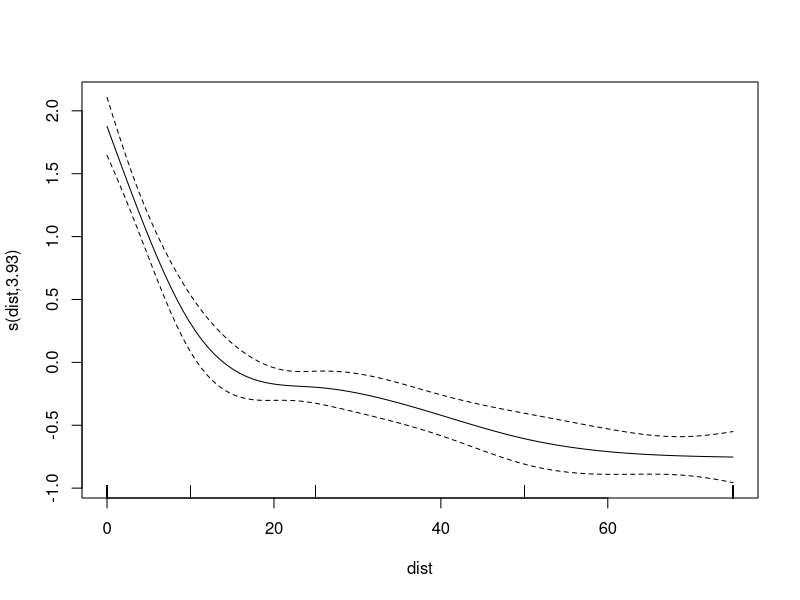
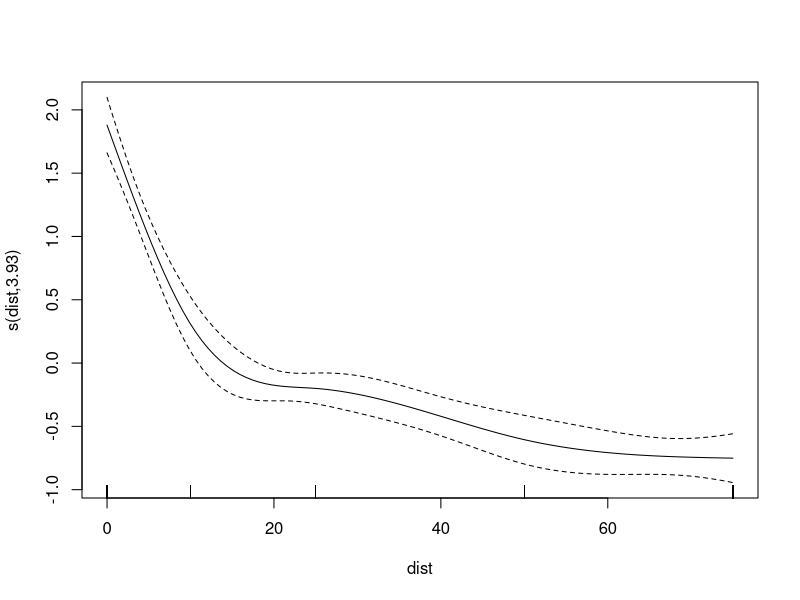
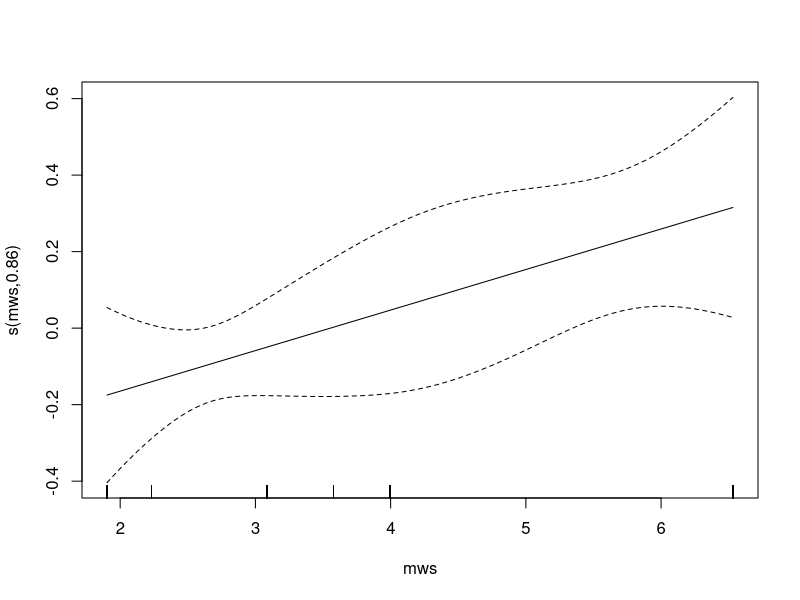
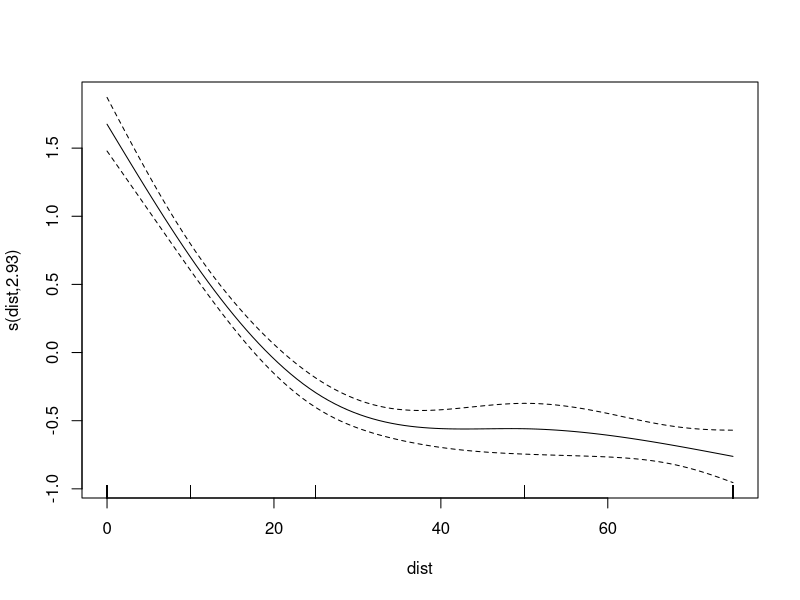

Write the R code that produced these figures, in order.
## ---- chunk 1
library("tidyverse")
library("mgcv")
## ---- chunk 2
dat <-
   read_csv("data/CPSporesSpatial version 2.csv") %>%
   group_by(site, rep, transect, distance, station, mat, mah, mws, mwd) %>%
   drop_na(dist_stat) 

dat$rainfall <- dat$mrain + dat$precip

dbl <-
   c(
      "counts_p1",
      "counts_p2",
      "counts_p3",
      "counts_p4",
      "counts_p5",
      "mean_count_pot",
      "precip",
      "mrain",
      "mwd",
      "mws"
   )

# format lesion counts into integers
dat[, dbl] <- lapply(dat[, dbl], as.double)

# change distance to continuous variable
dat$dist <- as.numeric(gsub(" m", "", dat$distance))

# set factors
dat[, c("site", "distance", "rep")] <-
   lapply(dat[, c("site", "distance", "rep")], as.factor)

dat$SpEv <- as.factor(paste0(dat$site,dat$rep))

## ---- chunk 3
mod1 <-
   gam(
      mean_count_pot ~ s(dist, k = 5),
      data = dat
   )

plot(mod1)

summary(mod1)
AIC(mod1)
## ---- chunk 4
mod2 <-
   gam(
      mean_count_pot ~ rainfall + s(dist, k = 5),
      data = dat
   )

plot(mod2)

summary(mod2)
AIC(mod2)
## ---- chunk 5
mod3 <-
   gam(
      mean_count_pot ~ rainfall + SpEv + s(mws, k = 5),
      data = dat
   )

plot(mod3)

summary(mod3)
AIC(mod3)
## ---- chunk 6
mod4 <-
   gam(
      mean_count_pot ~ rainfall + mws+ s(dist, k = 4),
      data = dat
   )

plot(mod4)

summary(mod4)
AIC(mod4)
